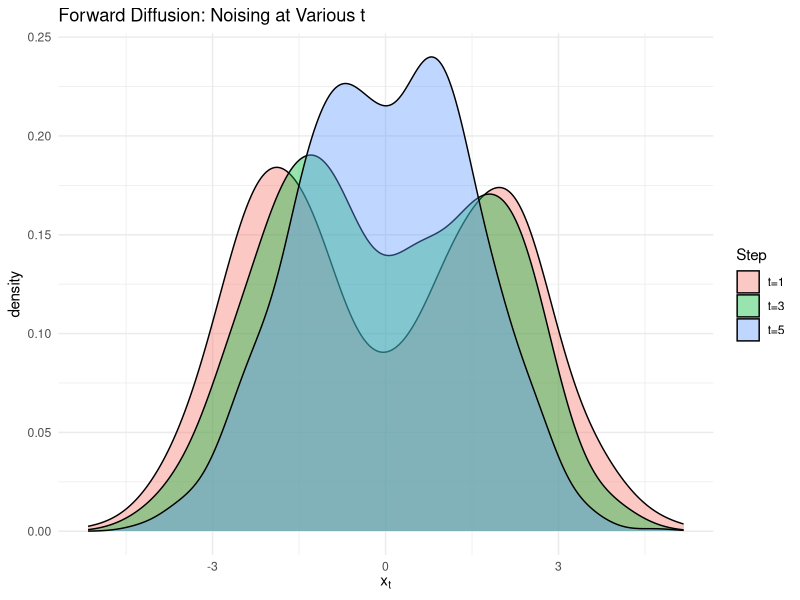

This chart was generated by the following R code:
## ---- chunk 1
knitr::opts_chunk$set(
  echo      = TRUE,
  warning   = FALSE,
  message   = FALSE,
  fig.width = 5,
  fig.height= 4,
  fig.align = "center"
)
library(ggplot2)
## ---- chunk 2
set.seed(1)
n <- 1000
# Original data: mixture of two Gaussians
x0 <- c(rnorm(n*0.5,-2,1), rnorm(n*0.5, 2,1))
# Linear beta schedule
T <- 5
beta <- seq(0.1, 0.3, length.out = T)
alpha_bar <- cumprod(1 - beta)

# Simulate x_t for t = 1,3,5
dfs <- lapply(c(1,3,5), function(t) {
  sigma <- sqrt(1 - alpha_bar[t])
  data.frame(
    x = rnorm(length(x0), mean = sqrt(alpha_bar[t]) * x0, sd = sigma),
    t = paste0("t=", t)
  )
})
df_noise <- do.call(rbind, dfs)
## ---- chunk 3
ggplot(df_noise, aes(x = x, fill = t)) +
  geom_density(alpha = 0.4) +
  labs(title = "Forward Diffusion: Noising at Various t",
       x = expression(x[t]), fill = "Step") +
  theme_minimal()
